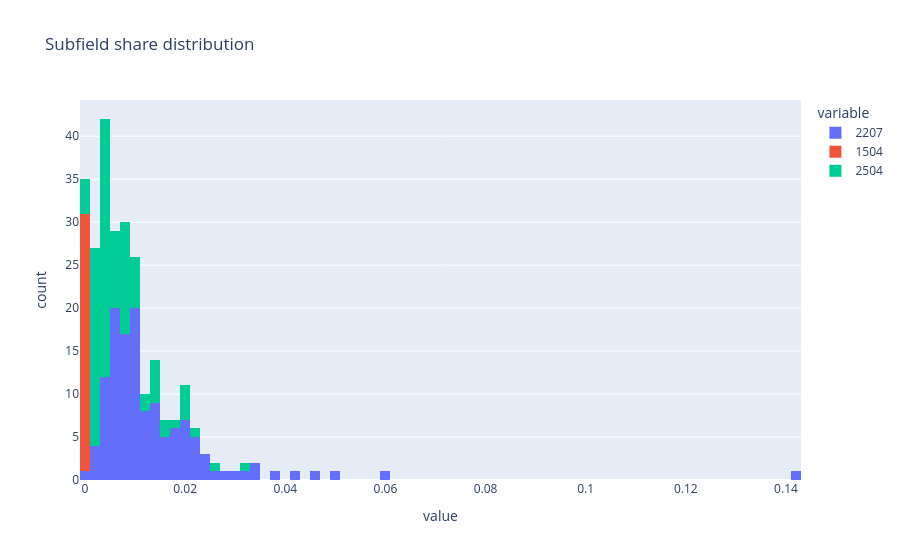

The notebook cell this image was saved under:
### Code cell
px.histogram(df_country_subfield_norm[["2207", "1504", "2504"]], nbins=100, title="Subfield share distribution")

### Figure 1 — Plotly figure (JSON) as saved in the notebook; plotly's stock layout.template omitted (floating-point values rounded to 4 significant figures; data arrays with more than 128 entries replaced by an {"elided": "..."} marker saying what was removed)
{"data": [{"bingroup": "x", "hovertemplate": "variable=2207<br>value=%{x}<br>count=%{y}<extra></extra>", "legendgroup": "2207", "marker": {"color": "#636efa", "pattern": {"shape": ""}}, "name": "2207", "nbinsx": 100, "orientation": "v", "showlegend": true, "x": {"elided": "220 float values"}, "xaxis": "x", "yaxis": "y", "type": "histogram"}, {"bingroup": "x", "hovertemplate": "variable=1504<br>value=%{x}<br>count=%{y}<extra></extra>", "legendgroup": "1504", "marker": {"color": "#EF553B", "pattern": {"shape": ""}}, "name": "1504", "nbinsx": 100, "orientation": "v", "showlegend": true, "x": {"elided": "220 float values"}, "xaxis": "x", "yaxis": "y", "type": "histogram"}, {"bingroup": "x", "hovertemplate": "variable=2504<br>value=%{x}<br>count=%{y}<extra></extra>", "legendgroup": "2504", "marker": {"color": "#00cc96", "pattern": {"shape": ""}}, "name": "2504", "nbinsx": 100, "orientation": "v", "showlegend": true, "x": {"elided": "220 float values"}, "xaxis": "x", "yaxis": "y", "type": "histogram"}], "layout": {"xaxis": {"anchor": "y", "domain": [0.0, 1.0], "title": {"text": "value"}}, "yaxis": {"anchor": "x", "domain": [0.0, 1.0], "title": {"text": "count"}}, "legend": {"title": {"text": "variable"}, "tracegroupgap": 0}, "title": {"text": "Subfield share distribution"}, "barmode": "relative"}}
